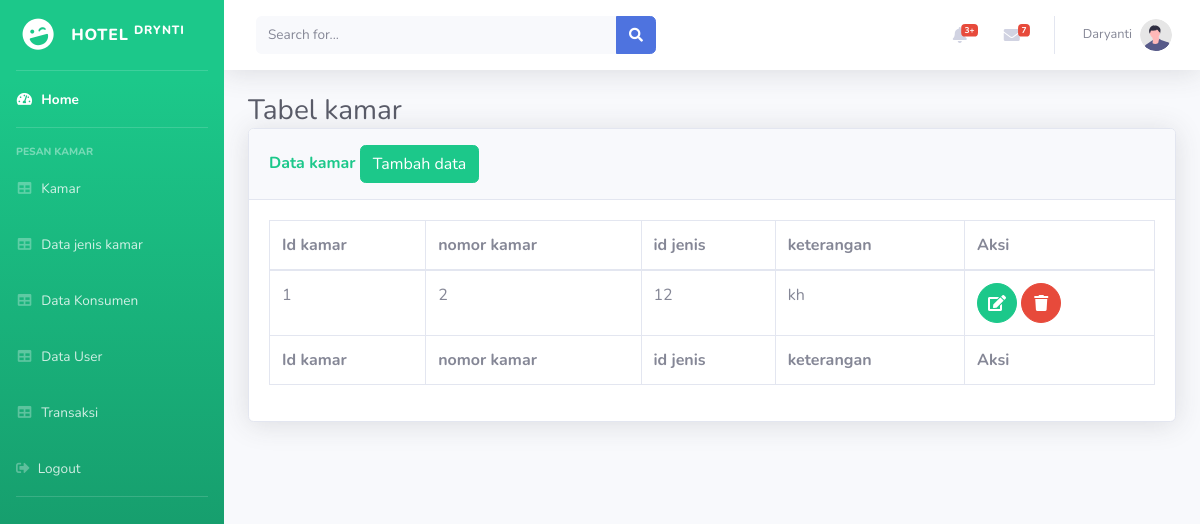
The page /index.php/data_kamar on the database its author committed.
### tables this page shows
CREATE TABLE `tbl_kamar` (
  `id_kamar` int(11) NOT NULL,
  `nomor_kamar` varchar(100) NOT NULL,
  `id_jenis` int(11) NOT NULL,
  `keterangan` text NOT NULL
);

### application/controllers/Data_kamar.php (called while the page is built, shortened)
<?php
class Data_kamar extends CI_Controller
{
    function index()
    {
     $data['tbl_kamar']= $this->M_kamar->SemuaData();
        $this->load->view('partial_admin/header');
        $this->load->view('partial_admin/sidebar');
        $this->load->view('partial_admin/topbar');
        $this->load->view('partial_admin//js');
        $this->load->view('content_admin/data_kamar',$data);
        $this->load->view('partial_admin/footer');
    }
}

### index.php (called while the page is built, shortened)
<?php
require_once BASEPATH.'core/CodeIgniter.php';

### application/models/M_kamar.php (called while the page is built, shortened)
<?php
class M_kamar extends  CI_Model{
    function SemuaData(){
        return $this->db->get('tbl_kamar')->result_array();
    }
}

### application/views/content_admin/Data_kamar.php (the view, shortened to what this page needs)
<div class="container-fluid">
    <hi class="h3 mb-2 text-gray-800">
        Tabel  kamar
    </hi>
    <div class="card shadow mb-4">
        <div class="card-header py-3">
            <h6 class="m-0 font-weight-bold text-success">Data  kamar
                <a href="<?= base_url('index.php/data_kamar/tambah_data'); ?>">
                    <button class="btn btn-success">Tambah data</button>
                </a>
        </div>
        <div class="card-body">
        <div class="table-responsive">
            <table class="table table-bordered" id="datatable" width="100%" cellspacing="0">
                <thead>
                        <th>Id kamar</th>
                        <th>nomor kamar</th>
                        <th>id jenis</th>
                        <th>keterangan</th>
                        <th>Aksi</th>
                </thead>
                <tfoot>
                    <tr>
                        <th>Id kamar</th>
                        <th>nomor kamar</th>
                        <th>id jenis</th>
                        <th>keterangan</th>
                        <th>Aksi</th>
                    </tr>
                 <tbody>
                     <?php
                    $no = 1;
                foreach ($tbl_kamar as $tk) :
                    ?>
                    <tr>
                        <td><?php echo $no++; ?></td>
                        <td><?php echo $tk["nomor_kamar"] ?></td>
                        <td><?php echo $tk["id_jenis"] ?></td>
                        <td><?php echo $tk["keterangan"] ?></td>
                        <td>
                        <a href="<?= base_url('index.php/data_kamar/update_data/') ?><?php echo $tk['id_kamar'] ?>"class="btn btn-success btn-circle">
                                            <i class="fas fa-edit"></i>
                                    </a>
                                    <a href="<?= base_url('index.php/data_kamar/hapus_data/') ?><?php echo $tk['id_kamar'] ?>"class="btn btn-danger btn-circle">
                                            <i class="fas fa-trash"></i>
                                        </a>
                                    </td>
                                </tr>
                            <?php endforeach; ?>
                         </tbody>
                     </table>
                 </div>
            </div>
         </div>

### rows shown on the page
tbl_kamar: nomor_kamar "2", id_jenis "12", keterangan "kh"
